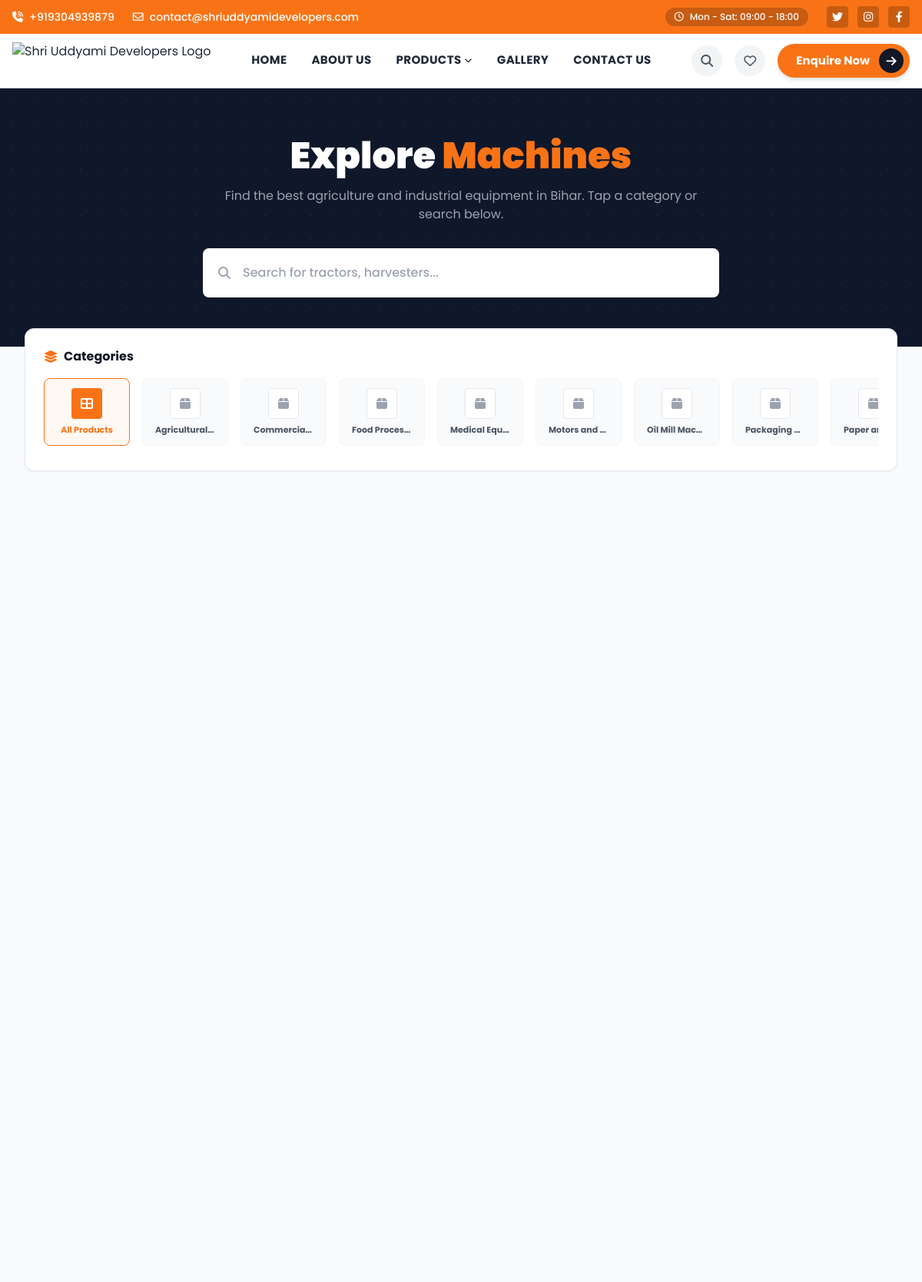
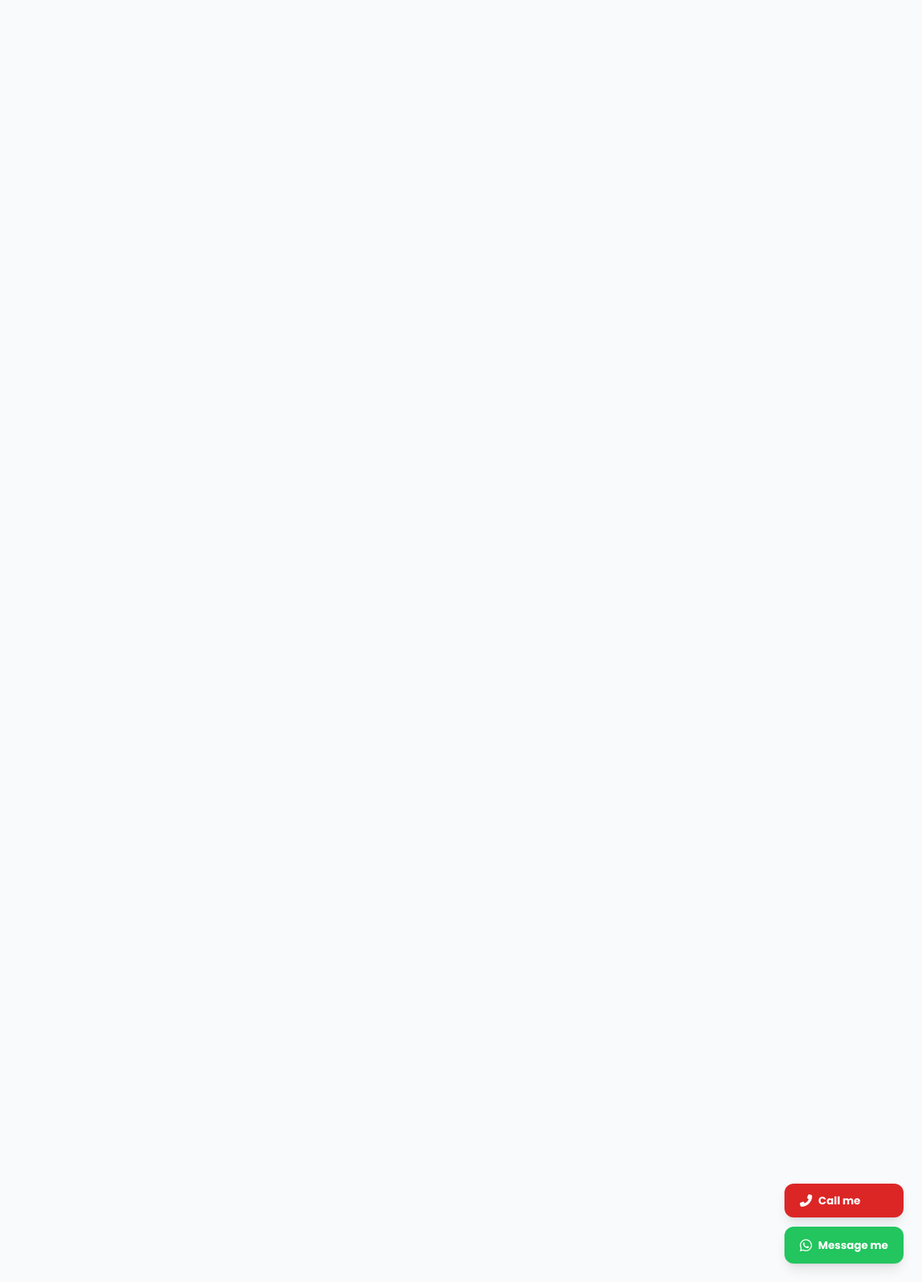
Screenshot of /search.php with the database file from the repository (2 pictures, top to bottom).
### tables this page shows
CREATE TABLE settings (
    id INTEGER PRIMARY KEY AUTOINCREMENT,
    key TEXT NOT NULL UNIQUE,
    value TEXT
);

CREATE TABLE categories (
    id INTEGER PRIMARY KEY AUTOINCREMENT,
    name TEXT NOT NULL,
    slug TEXT NOT NULL UNIQUE,
    image TEXT,
    created_at DATETIME DEFAULT CURRENT_TIMESTAMP
);

### includes/functions.php (called while the page is built, shortened)
<?php
require_once __DIR__ . '/db.php';
function getSetting($key) {
    global $pdo;
    $stmt = $pdo->prepare("SELECT value FROM settings WHERE key = ?");
    $stmt->execute([$key]);
    return $stmt->fetchColumn() ?: '';
}
function getWhatsappLink($productName = '') {
    $whatsappNumber = getSetting('whatsapp');
    $cleanNumber = preg_replace('/[^0-9]/', '', $whatsappNumber);
    $message = "Hello! I am interested in your products.";
    if ($productName) {
        $message = "Hello! I am interested in the product: " . $productName;
    }
    return "https://wa.me/" . $cleanNumber . "?text=" . urlencode($message);
}

### search.php (the view, shortened to what this page needs)
<?php
require_once __DIR__ . '/includes/db.php';
require_once __DIR__ . '/includes/functions.php';
include __DIR__ . '/includes/header.php';
$categoryId = $_GET['category'] ?? '';
$categories = $pdo->query("SELECT * FROM categories ORDER BY name ASC")->fetchAll();
?>
<div class="bg-slate-50 min-h-screen pb-16">
    <div class="bg-slate-900 py-12 md:py-16 relative overflow-hidden">
        <div class="absolute inset-0 opacity-10" style="background-image: radial-gradient(#f97316 1px, transparent 1px); background-size: 30px 30px;"></div>
        <div class="max-w-[1440px] mx-auto px-4 md:px-8 relative z-10 text-center">
            <h1 class="text-3xl md:text-5xl font-black text-white mb-4">Explore <span class="text-primary">Machines</span></h1>
            <p class="text-gray-400 text-sm md:text-base max-w-2xl mx-auto mb-8">Find the best agriculture and industrial equipment in Bihar. Tap a category or search below.</p>
            <div class="max-w-2xl mx-auto bg-white rounded-lg p-2 flex items-center shadow-sm">
                <i class="fa-solid fa-magnifying-glass text-gray-400 ml-3"></i>
                <input type="text" id="searchInput" value="<?php echo htmlspecialchars($_GET['q'] ?? ''); ?>" placeholder="Search for tractors, harvesters..." class="w-full bg-transparent border-none focus:ring-0 px-4 py-2 md:py-3 text-gray-800 font-medium placeholder-gray-400">
            </div>
        </div>
    </div>
    <div class="max-w-[1440px] mx-auto px-4 md:px-8 -mt-6 relative z-20">
        <div class="bg-white rounded-xl shadow-sm border border-slate-200 p-4 md:p-6 mb-8">
            <h3 class="font-bold text-gray-900 mb-4 flex items-center gap-2">
                <i class="fa-solid fa-layer-group text-primary"></i> Categories
            </h3>
            <div class="flex overflow-x-auto hide-scrollbar gap-3 md:gap-4 w-full snap-x pb-2 custom-scrollbar">
                <button class="category-filter-btn flex-shrink-0 snap-start flex flex-col items-center justify-center p-3 w-24 md:w-28 rounded-lg border transition-all <?php echo $categoryId === '' ? 'border-primary bg-primary/5 text-primary' : 'border-gray-100 bg-gray-50 hover:border-gray-300 text-gray-600 hover:bg-gray-100'; ?>" data-id="">
                    <div class="w-10 h-10 rounded flex items-center justify-center mb-2 <?php echo $categoryId === '' ? 'bg-primary text-white' : 'bg-white text-gray-400 border border-gray-200'; ?>">
                        <i class="fa-solid fa-table-cells-large text-base"></i>
                    </div>
                    <span class="text-[11px] font-bold text-center leading-tight truncate w-full px-1">All Products</span>
                </button>
                <?php foreach ($categories as $cat):
                    $isActive = ($categoryId == $cat['slug']);
                ?>
                    <button class="category-filter-btn flex-shrink-0 snap-start flex flex-col items-center justify-center p-3 w-24 md:w-28 rounded-lg border transition-all <?php echo $isActive ? 'border-primary bg-primary/5 text-primary' : 'border-gray-100 bg-gray-50 hover:border-gray-300 text-gray-600 hover:bg-gray-100'; ?>" data-id="<?php echo htmlspecialchars($cat['slug']); ?>">
                        <div class="w-10 h-10 rounded flex items-center justify-center mb-2 overflow-hidden <?php echo $isActive ? 'border border-primary' : 'border border-gray-200 bg-white'; ?>">
                            <?php if($cat['image']): ?>
                                <img src="/<?php echo htmlspecialchars($cat['image']); ?>" class="w-full h-full object-cover">
                            <?php else: ?>
                                <i class="fa-solid fa-box text-base <?php echo $isActive ? 'text-primary' : 'text-gray-400'; ?>"></i>
                            <?php endif; ?>
                        </div>
                        <span class="text-[11px] font-bold text-center leading-tight truncate w-full px-1"><?php echo htmlspecialchars($cat['name']); ?></span>
                    </button>
                <?php endforeach; ?>
            </div>
        </div>
        </div>
    </div>
<?php include __DIR__ . '/includes/footer.php'; ?>

### includes/header.php (shortened to what this page needs)
<!DOCTYPE html>
<html lang="en">
<head>
    <link rel="stylesheet" href="https://cdnjs.cloudflare.com/ajax/libs/font-awesome/6.4.0/css/all.min.css">
    <link rel="stylesheet" href="https://cdn.jsdelivr.net/npm/swiper@10/swiper-bundle.min.css" />
    <script src="https://cdn.tailwindcss.com"></script>
    <link href="/assets/css/app.css" rel="stylesheet">
</head>
<body class="bg-slate-50 text-gray-800 antialiased font-sans pb-16 md:pb-0">
    <div class="bg-primary text-white py-2 px-4 hidden md:block">
        <div class="max-w-[1440px] mx-auto flex justify-between items-center text-sm font-medium">
            <div class="flex items-center gap-6">
                <a href="tel:<?php echo htmlspecialchars(getSetting('phone')); ?>" class="flex items-center gap-2 hover:text-white/80 transition-colors">
                    <i class="fa-solid fa-phone-volume"></i> <?php echo htmlspecialchars(getSetting('phone')); ?>
                </a>
                <a href="mailto:<?php echo htmlspecialchars(getSetting('email')); ?>" class="flex items-center gap-2 hover:text-white/80 transition-colors">
                    <i class="fa-regular fa-envelope"></i> <?php echo htmlspecialchars(getSetting('email')); ?>
                </a>
            </div>
            <div class="flex items-center gap-6">
                <div class="flex items-center gap-2 bg-black/20 px-3 py-1 rounded-full text-xs">
                    <i class="fa-regular fa-clock"></i> Mon - Sat: 09:00 - 18:00
                </div>
                <div class="flex items-center gap-3">
                    <a href="#" class="w-7 h-7 bg-black/20 rounded flex items-center justify-center hover:bg-black/40 transition-colors"><i class="fa-brands fa-twitter"></i></a>
                    <a href="#" class="w-7 h-7 bg-black/20 rounded flex items-center justify-center hover:bg-black/40 transition-colors"><i class="fa-brands fa-instagram"></i></a>
                    <a href="#" class="w-7 h-7 bg-black/20 rounded flex items-center justify-center hover:bg-black/40 transition-colors"><i class="fa-brands fa-facebook-f"></i></a>
                </div>
            </div>
        </div>
    </div>
    <header class="bg-white border-b border-gray-200 sticky top-0 z-50 shadow-sm transition-all duration-300">
        <div class="hidden md:flex max-w-[1440px] mx-auto px-4 h-[70px] items-center justify-between gap-8">
            <a href="/" class="flex-shrink-0">
                <img src="/assets/images/logo.png" alt="<?php echo htmlspecialchars(getSetting('store_name')); ?> Logo"
                    class="h-12 w-auto object-contain">
            </a>
            <nav class="hidden lg:flex items-center gap-8 font-bold text-[15px] text-gray-800 tracking-wide uppercase">
                <a href="/" class="hover:text-primary transition-colors border-b-2 border-transparent hover:border-primary py-2 <?php echo $_SERVER['REQUEST_URI'] == '/' ? 'text-primary border-primary' : ''; ?>">Home</a>
                <a href="/about.php" class="hover:text-primary transition-colors border-b-2 border-transparent hover:border-primary py-2">About Us</a>
                <div class="relative group py-2">
                    <a href="/search.php" class="hover:text-primary transition-colors flex items-center gap-1 border-b-2 border-transparent group-hover:border-primary">Products <i class="fa-solid fa-chevron-down text-[10px]"></i></a>
                </div>
                <a href="/gallery.php" class="hover:text-primary transition-colors border-b-2 border-transparent hover:border-primary py-2">Gallery</a>
                <a href="/contact.php" class="hover:text-primary transition-colors border-b-2 border-transparent hover:border-primary py-2">Contact Us</a>
            </nav>
            <div class="flex items-center gap-4 flex-shrink-0">
                <button onclick="document.getElementById('desktop-search').classList.toggle('hidden')" class="w-10 h-10 rounded-full bg-gray-100 flex items-center justify-center hover:bg-primary hover:text-white transition-colors text-gray-600">
                    <i class="fa-solid fa-search"></i>
                </button>
                <a href="/favorites.php" class="w-10 h-10 rounded-full bg-gray-100 flex items-center justify-center hover:bg-primary hover:text-white transition-colors text-gray-600">
                    <i class="fa-regular fa-heart"></i>
                </a>
                <a href="<?php echo getWhatsappLink('I have a requirement'); ?>" target="_blank"
                    class="hidden lg:flex items-center gap-3 text-[15px] font-bold text-white bg-primary pl-6 pr-2 py-1.5 rounded-full hover:bg-secondary transition-all group shadow-md">
                    Enquire Now <span class="bg-dark text-white w-8 h-8 rounded-full flex items-center justify-center group-hover:bg-white group-hover:text-dark transition-colors"><i class="fa-solid fa-arrow-right"></i></span>
                </a>
            </div>
        </div>
    </header>
    <main class="w-full bg-white min-h-screen relative">

### assets/css/app.css (style rules this page uses)
* { -webkit-tap-highlight-color: transparent; }

### search.php (style rules this page uses)
.hide-scrollbar { -ms-overflow-style: none; scrollbar-width: none; }

### rows the page displays
settings: value "+919304939879"
settings: value "contact@shriuddyamidevelopers.com"
categories: name "Agricultural…"
categories: name "Commercia…"
categories: name "Food Proces…"
categories: name "Medical Equ…"
categories: name "Motors and…"
categories: name "Oil Mill Mac…"
categories: name "Packaging…"
categories: name "Paper and N…"
